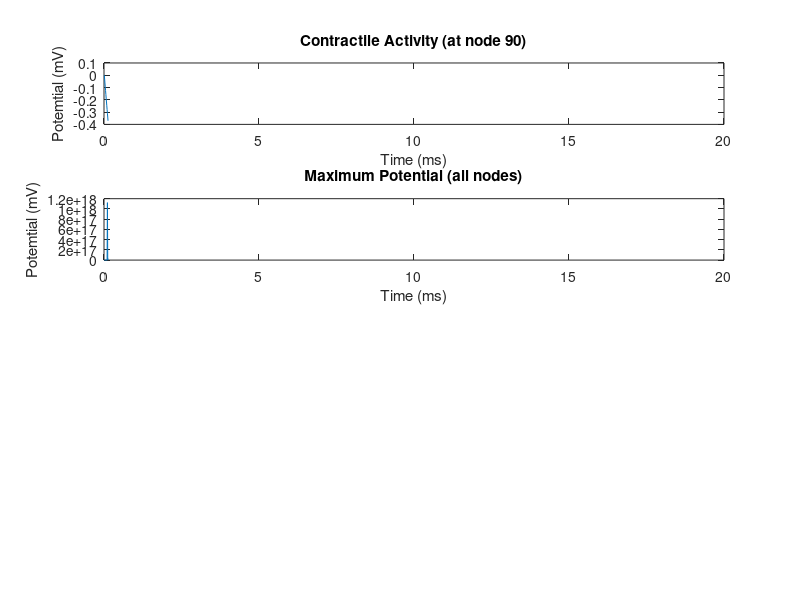
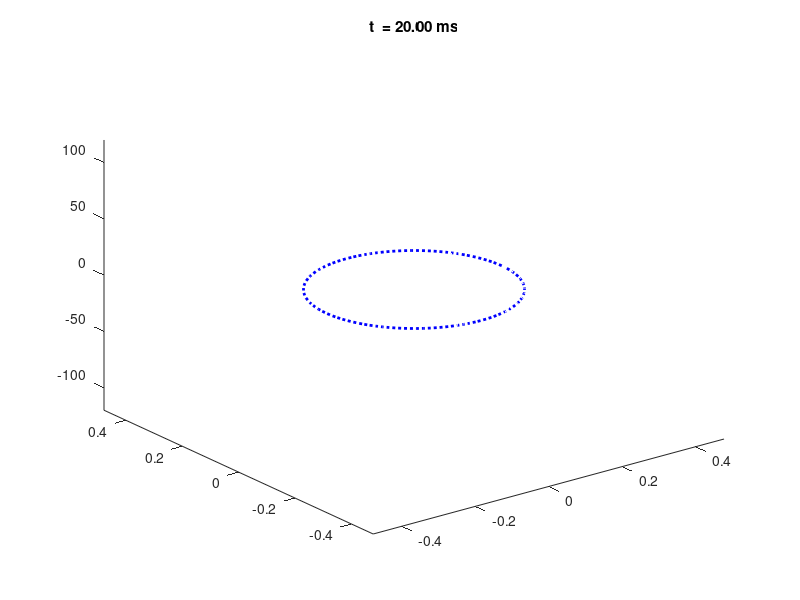

Write the MATLAB code that produced these figures, in order.
%% BME 445 Lab Module 3
% This is a MATLAB Live Script (only available in advanced versions of MATLAB).  
%% Lab 5 Task 1 - study the overall code.  See insructions for details.
%% Set up Membrane Ring (George R. Mines Experiment)
% This part of the code sets up the membrane ring for a re-entry model.
%%
function BME445_final_project_single()
%num_x = 0.002*(1:30);
min_dx = 7;
max_dx = 30;
lag_pot = zeros(1,max_dx);
len_of_max = zeros(1,max_dx);
%for deltax = min_dx:max_dx
deltax = input('Input dx value (enter integer): ')
NumLocs = 100;                  % Number of locations
radius = 1.5/(2*pi);            % radius
d_theta = 2*pi./NumLocs;        % distance in radial coordinates
theta = d_theta*(0:NumLocs-1);
x=radius*cos(theta);            % Polar coordinates x
y=radius*sin(theta);            % Polar coordinates y
ground = zeros(1,NumLocs);      % Create the ring at rest potential
dx = deltax * 0.001

R_i = .5;
a = 0.002;

% Test out 3D plot of a ring
%plot3(x,y,ground,':b', 'LineWidth', 2);
%title('Membrane Potential around ring');

%% Set up Initial Variables and Input Options
% This is a simple interface using the input command to set up the 
%%
disp('BME 445 Final Project Tasks')
%{
mode_flag = input(...
    ['   Healthy mode         (press 1) ',...
    '\n   Unidirectional block (press 2) ',... 
    '\n   VFib model           (press 3) ', ...
    '\n   Cardiac Ablation sim    (press 4) ', ...
    '\n   Your choice: ',]);
%}
mode_flag = 1;
%'\n   _________________    (press 4) ]);
% Lab 6 task - Consider adding later
% Uncomment below for Lab #6 (Apr 3), and add to above options.
%'\n   VFib model           (press 3) ',... 
%'\n   _________________    (press 4) ',...

% Uncomment below for Lab #6 (Apr 3)
% add_defib = input('Add Defibrillator? \n  Yes (press 1), \n  No  (press 0): ');
add_defib = 0; %input('Add Defibrillator? \n  Yes (press 1), \n  No  (press 0): ');
dur_total = 20; %input('Total duration of simulation? (ms, deault 40) ');

dt = 0.01;
numsteps = dur_total/dt;
%% Set up regular stimulus currents for simulated heart beats
%%
% Create first Stimuli 
I_stim1 = 250;
tdur = 1;
tdelay = 0;
Nstim_pos1 = 75;

% Create second Stimuli
I_stim2 = 350;
tdur2 = 1;
tdelay2 = 20; %input('Time of 2nd stimuli: ');
Nstim_pos2 = 75; % input('Location of 2nd stimuli: ');

%% 
% Lab #6-7 - Debrillator code will be implemented in April.

%  This is the defibrillator variable.
I_defib = 350;
tdur3 = 1;
tdelay3 = dur_total;
%Nstim3=75;
%Nstim_pos3 = 100;

% Heart Stimulus after defibrillation that stabilizes the heart
I_stim4 = 350;
tdur4 = 1;
tdelay4 = 35;
Nstim4 = 1:100;

% Setting up the cable parameters.
v_m = ground;                      

C_m = 1; 
g_L_sup = 0.3; 
g_Na_sup = 120;  
g_K_sup = 36;  
e_K = -12.26;  
e_Na = 117.56;
%% Initialize m, n, h parameters.
%%
% Calculation of initial alpha and beta values.
m = alpha_m(v_m)./(alpha_m(v_m)+beta_m(v_m));
n = alpha_n(v_m)./(alpha_n(v_m)+beta_n(v_m));
h = alpha_h(v_m)./(alpha_h(v_m)+beta_h(v_m));
%% Initialize conductivity and current values.
%%
% Calculation of conductivity and current values

g_K = g_K_sup*n.^4;
g_Na = g_Na_sup*m.^3.*h;
g_L = g_L_sup*ones(1,NumLocs);

% Finding e_L
e_L = (ik(v_m,n,g_K,e_K) + ina(v_m,m,h,g_Na,e_Na))./g_L;

V = v_m; 
M = m;  N = n; H = h; G_k = g_K; G_na = g_Na;
I_na = ina(v_m,m,h,g_Na,e_Na);
I_k = ik(v_m,n,g_K,e_K);
I_l = il(v_m,g_L,e_L);

I_Na = I_na;
G_Na = I_na./(v_m-e_Na);

I_K = I_k;
G_K = G_k;

Iion = I_k + I_na + I_l;
I_S = ground;
%% Lab #5 Task 2. This part of the code sets up the Cable Equations. 
%%
% Matrix A will play a very important part of setting up 
% the cable equations for this Final Project.

% Setting up Matrix A:
b1 = 1; b2 = 2;
A = [-b2, b1, zeros(1,NumLocs-3), b1; b1, -b2, b1, zeros(1,NumLocs-3)];

for k = 3:NumLocs-1
    B = 0*linspace(1,NumLocs,NumLocs);
    B(k-1) = b1; B(k) = -b2; B(k+1) = b1;
    A = [A; B];
end

A = [A; [b1, [zeros(1,NumLocs-3)], b1,-b2]];
% Matrix A is set.

I_s = I_S;
coeff_A = a/(2*R_i*dx*dx)*ones(1,NumLocs);
%% Lab 5 Task 3 - Modification for Unidirectional Block (Disease Model)
%%
% unidirectional block (Disease)
if mode_flag == 2 || mode_flag == 3
    % In Lab #5, you are tasked to comment on the purpose of this modification.
    j = 10;
    A(j,j-1) = 0;
    A(j,j) = -1;
end
if mode_flag == 4
    sizeCA = 5;
    for i = 0:sizeCA
        j = 10;
        A(j+i,:) = 0;
    end
end
%% Implementing Forward Euler's Method
%%
%count = 1*dt;
%bool = 0;
pass = 0;
pass2 = 0;
node = 0;
time_until_0 = 0;
for k = 1:numsteps-1
% Solving for the present v_m
    v_0 = dt/C_m.*(coeff_A.*(A*v_m')' - Iion + I_s);
    v_m = v_m + v_0;
    V = [V; v_m];
    
% Runge-Kutta Algorithm for m, n, h
    m0 = rk_fcn('f_m',m,v_m,dt);
    n0 = rk_fcn('f_n',n,v_m,dt);
    h0 = rk_fcn('f_h',h,v_m,dt);
    
% Solving for next timestep for m, n, h.
    m = m + dt*m0;
    n = n + dt*n0;
    h = h + dt*h0;

    M = [M; m];
    N = [N; n];
    H = [H; h];

% solving for ion currents
    g_Na = g_Na_sup*m.^3.*h;
    I_na = g_Na.*(v_m-e_Na);
    I_Na = [I_Na; I_na];
%    G_Na = [G_Na; g_Na];

    g_K = g_K_sup*n.^4;
    I_k = g_K.*(v_m-e_K);
    I_K = [I_K; I_k];
%    G_K = [G_K; g_K];    

% Code for two stimuli
    
    if mode_flag == 1 || mode_flag == 2 ||  mode_flag == 3 || mode_flag ==4
    %  healthy (1)    or unidirectional block (2)
        I_s = 0*linspace(1,2,NumLocs);
        if k > tdelay/dt && k <= (tdelay+tdur)/dt
            I_s(Nstim_pos1) = I_stim1;
        %elseif k > tdelay2/dt && k <= (tdelay2+tdur2)/dt            
         %   I_s(Nstim_pos2) = I_stim2;
        end
        
        %%%%%%%%%%%%%%%%%%%%%%%%%%%%%%%%%%%%%
        % Lab 6 (April 3rd):  Your task is to 
        % develop a dedicated model for 
        % application of defibrillator here.
    if add_defib == 1
        for o = 1:99
            if (V(k,o)) >= 50 && (V(k,o+1)) < -8 %&& k > 300
                %count
                %count = count + .01;
                %spot = o;
                if pass == 0
                    node = o + 1
                    time = k*.01;
                    tdelay3 = time;
                    pass = 1;
                end    
            end
        end
    end
    if k > tdelay3/dt && k <= (tdelay3+tdur3)/dt
        I_s(node) = I_defib;
        pass = 1;
    elseif pass ==1 && (tdelay3+tdur3)/dt + 1
        pass = 0;
    end
    
        %%%%%%%%%%%%%%%%%%%%%%%%%%%%%%%%%%%%%
        
    end
        
    I_S = [I_S; I_s];
    Iion = I_k+I_na+I_l;
    waitbar(k/numsteps);
end
%% Simulating the ring model
%%

figure(445)
for j = 1:1
for k = 1:numsteps
    if mod(k,10) == 0
        P = plot3(x,y,V(k,:),x,y,ground,':b', 'LineWidth', 2);
        axis([-2*radius 2*radius -2*radius 2*radius -120 120]);
        title(sprintf('t  = %2.2f ms', k*dt));
        %pause(0.05)
        drawnow
    end
end
%V(500,:)
%size(V,2)
%size(V,1)
end
%This variable will be useful in obtaining extracellular potential measures

Time = linspace(0,dur_total-dt,numsteps); 
%% Obtaining measurements from a probe
% For Lab #7 (April 10-17), you will program an 'ECG Probe' to detect the measurements 
% during this AP propagation from a point source.  
%%
%%%%%%%%%%%%%%%%%%%%%%%%%%%%%%%%%%%%%

probe = [0,0,1];
j = 10;
nodes = (1:100);
for k = 1:numsteps
for i = 1:100
    Theta = 2*pi * i / 100; % position of 1 node in respect to 0
    X = radius * cos(Theta) ;
    Y = radius * sin(Theta);
    Z(k,i) = V(k,i) / 100; 
    distance(k,i) = ( (X - 0)^2 + (Y - 0)^2 + (Z(k,i) - 1)^2 )^ (1/2);
    flux_e(k,i) = distance(k,i)/ (0.01 + distance(k,i)) * (V(k,i)); 
    flux_i(k,i) = .01/ (0.01 + distance(k,i)) * (V(k,i)); 
    
end
%maxflux(k) = max(flux(k,:))
waitbar(k/numsteps)
end
ex_pot = flux_e - flux_i;
%sumflux = ( sum(flux') *100 );
maxpot = max(V');
pot_count = 0;
for i = 1:numsteps
    if maxpot(i) > 100
        pot_count = pot_count + 1;
    end
end
disp(pot_count * 0.01)
len_of_max(deltax) = pot_count * 0.01
maxcur_na = max(I_Na');
maxcur_k  = max(I_K');
timelength(deltax) = 0;
for i = 1:numsteps
    if maxpot(i) > 100
        timelength(deltax) = timelength(deltax) + 0.01;
    end
end
timelength(deltax)
[peak, peak_t] = max(ex_pot(:,90));
peak_t * 0.01
lag_pot(deltax) = peak_t * 0.01


figure(1)
subplot(4,1,1)
plot(Time,ex_pot(:,90))
title('Contractile Activity (at node 90)');...
    xlabel('Time (ms)');...
    ylabel('Potemtial (mV)');


subplot(4,1,2)
plot(Time,maxpot)
title('Maximum Potential (all nodes)');...
    xlabel('Time (ms)');...
    ylabel('Potemtial (mV)');

subplot(4,1,3)
plot(Time,maxcur_na)
title('Maximum Sodium Current');...
    xlabel('Time (ms)');...
    ylabel('Current (uA)');

subplot(4,1,4)
plot(Time,maxcur_k)
title('Maximum Potassium Current');...
    xlabel('Time (ms)');...
    ylabel('Current (uA)');
%figure('NumberTitle','off','Name','Membrane Potential at given node')
%plot(Time,(V(:,90)))



% Lab 7 (April 10th):  Your task is to 
% develop a point source to detect the 
% AP during this threshold stimuli.
%%%%%%%%%%%%%%%%%%%%%%%%%%%%%%%%%%%%%
%waitbar(deltax/30)
%figure('NumberTitle','off','Name','dx change')
%plot(num_x, timelength)
end
%{
figure(2)
subplot(2,1,1)
plot(min_dx:max_dx,len_of_max(min_dx:max_dx))
title('Time duration of Propogation');...
    xlabel('delta x value (*10^-4)');...
    ylabel('time (ms)');

subplot(2,1,2)
plot((min_dx:max_dx),lag_pot(min_dx:max_dx))
title('Membrane Potential Lag behind Stimulus Current');...
    xlabel('delta x value (*10^-4)');...
    ylabel('time (ms)');
%}
%end

%% 
% Runge kutta function
%%
function x0 = rk_fcn(fcn_str,x,v_m,dt)
    % m0 = rk_fcn('fcn_m',m,v_m,dt);
    x1 = eval(sprintf('%s(x,v_m);',fcn_str));
    x2 = eval(sprintf('%s(x+dt*x1/2,v_m);',fcn_str));
    x3 = eval(sprintf('%s(x+dt*x2/2,v_m);',fcn_str));
    x4 = eval(sprintf('%s(x+dt*x3,v_m);',fcn_str));
    x0 = (x1 + 2*x2 + 2*x3 + x4)/6;
end

% f_v.m
%%%%%%%%%%%%%%%%%%%%%%%%%%%%%%%%%%%%%%%%%%%%%%%%%%%%%%%%%%%%%%%%%%%
function vp = f_v(v,m,n,h,I_stim, e_L)
% This is the differential equation for the membrane potential in 
% terms of the four currents and specific membrane capacitance C_m.

% Setting values into variables
C_m = 1; g_Na = 120;  g_K = 36;  e_K = -12.26;  e_Na = 117.56;

% Differential equation
vp = -1./C_m*(ina(v,m,h,g_Na,e_Na) + ik(v,n,g_K,e_K) + ...
il(v,e_L)+ I_stim);
end
%%%%%%%%%%%%%%%%%%%%%%%%%%%%%%%%%%%%%%%%%%%%%%%%%%%%%%%%%%%%%%%%%%%

% alpha_m.m, alpha_h.m, alpha_n.m
%%%%%%%%%%%%%%%%%%%%%%%%%%%%%%%%%%%%%%%%%%%%%%%%%%%%%%%%%%%%%%%%%%%
function alpham = alpha_m(v_m)
% Alpha equation of m.

alpham = 0.1.*(25-v_m)./(exp((25-v_m)./10)-1);
end
%%%%%%%%%%%%%%%%%%%%%%%%%%%%%%%%%%%%%%%%%%%%%%%%%%%%%%%%%%%%%%%%%%%

%%%%%%%%%%%%%%%%%%%%%%%%%%%%%%%%%%%%%%%%%%%%%%%%%%%%%%%%%%%%%%%%%%%
function alphah = alpha_h(v_m)
% Alpha equation of h.

alphah = 0.07.*exp(-v_m./20);
end
%%%%%%%%%%%%%%%%%%%%%%%%%%%%%%%%%%%%%%%%%%%%%%%%%%%%%%%%%%%%%%%%%%%

%%%%%%%%%%%%%%%%%%%%%%%%%%%%%%%%%%%%%%%%%%%%%%%%%%%%%%%%%%%%%%%%%%%
function alphan = alpha_n(v_m)
% Alpha equation of n.

alphan = 0.01.*(10-v_m)./(exp((10-v_m)./10)-1);
end
%%%%%%%%%%%%%%%%%%%%%%%%%%%%%%%%%%%%%%%%%%%%%%%%%%%%%%%%%%%%%%%%%%%

 
% beta_m.m, beta_h.m, beta_n.m
%%%%%%%%%%%%%%%%%%%%%%%%%%%%%%%%%%%%%%%%%%%%%%%%%%%%%%%%%%%%%%%%%%%
function  betam = beta_m(v_m)
% Beta equation of m

betam = 4.0.*exp(-v_m./18.0);
end
%%%%%%%%%%%%%%%%%%%%%%%%%%%%%%%%%%%%%%%%%%%%%%%%%%%%%%%%%%%%%%%%%%%

%%%%%%%%%%%%%%%%%%%%%%%%%%%%%%%%%%%%%%%%%%%%%%%%%%%%%%%%%%%%%%%%%%%
function  betah = beta_h(v_m)
% Beta equation of h

betah = 1./(exp((30-v_m)./10)+1);
end
%%%%%%%%%%%%%%%%%%%%%%%%%%%%%%%%%%%%%%%%%%%%%%%%%%%%%%%%%%%%%%%%%%%

%%%%%%%%%%%%%%%%%%%%%%%%%%%%%%%%%%%%%%%%%%%%%%%%%%%%%%%%%%%%%%%%%%%
function  betan = beta_n(v_m)
% Beta equation of n

betan = 0.125.*exp(-v_m./80.0);
end
%%%%%%%%%%%%%%%%%%%%%%%%%%%%%%%%%%%%%%%%%%%%%%%%%%%%%%%%%%%%%%%%%%%

% f_m.m, f_h.m, f_n.m
%%%%%%%%%%%%%%%%%%%%%%%%%%%%%%%%%%%%%%%%%%%%%%%%%%%%%%%%%%%%%%%%%%%
function mp = f_m(m,v_m)
% Differential Equation of m

mp = alpha_m(v_m).*(1-m) - beta_m(v_m).*m;
end
%%%%%%%%%%%%%%%%%%%%%%%%%%%%%%%%%%%%%%%%%%%%%%%%%%%%%%%%%%%%%%%%%%%

%%%%%%%%%%%%%%%%%%%%%%%%%%%%%%%%%%%%%%%%%%%%%%%%%%%%%%%%%%%%%%%%%%%
function hp = f_h(h, v_m)
% Differential Equation of h

hp = alpha_h(v_m).*(1-h) - beta_h(v_m).*h;
end
%%%%%%%%%%%%%%%%%%%%%%%%%%%%%%%%%%%%%%%%%%%%%%%%%%%%%%%%%%%%%%%%%%%

%%%%%%%%%%%%%%%%%%%%%%%%%%%%%%%%%%%%%%%%%%%%%%%%%%%%%%%%%%%%%%%%%%%
function np = f_n(n, v_m)
% Differential Equation of n

np = alpha_n(v_m).*(1-n) - beta_n(v_m).*n;
end
%%%%%%%%%%%%%%%%%%%%%%%%%%%%%%%%%%%%%%%%%%%%%%%%%%%%%%%%%%%%%%%%%%%

%%%%%%%%%%%%%%%%%%%%%%%%%%%%%%%%%%%%%%%%%%%%%%%%%%%%%%%%%%%%%%%%%%%
function I_K = ik(v,n,g_K,e_K)

% g_K = 36;
% e_K = -12.26;
I_K = g_K.*n.^4.*(v-e_K);
end
%%%%%%%%%%%%%%%%%%%%%%%%%%%%%%%%%%%%%%%%%%%%%%%%%%%%%%%%%%%%%%%%%%%

%%%%%%%%%%%%%%%%%%%%%%%%%%%%%%%%%%%%%%%%%%%%%%%%%%%%%%%%%%%%%%%%%%%
function I_Na = ina(v,m,h,g_Na,e_Na)

% g_Na = 120;
% e_Na = 117.56;
I_Na = g_Na.*m.^3.*h.*(v-e_Na);
end
%%%%%%%%%%%%%%%%%%%%%%%%%%%%%%%%%%%%%%%%%%%%%%%%%%%%%%%%%%%%%%%%%%%

%%%%%%%%%%%%%%%%%%%%%%%%%%%%%%%%%%%%%%%%%%%%%%%%%%%%%%%%%%%%%%%%%%%
function I_L = il(v, g_L, e_L)

% g_L = 0.3;
I_L = g_L.*(v-e_L);
end
%%%%%%%%%%%%%%%%%%%%%%%%%%%%%%%%%%%%%%%%%%%%%%%%%%%%%%%%%%%%%%%%%%%